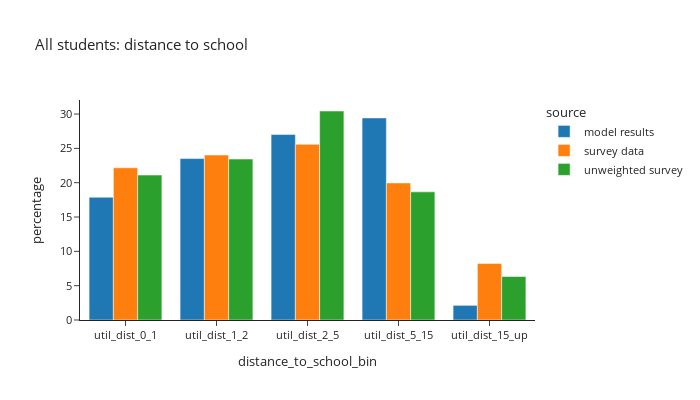
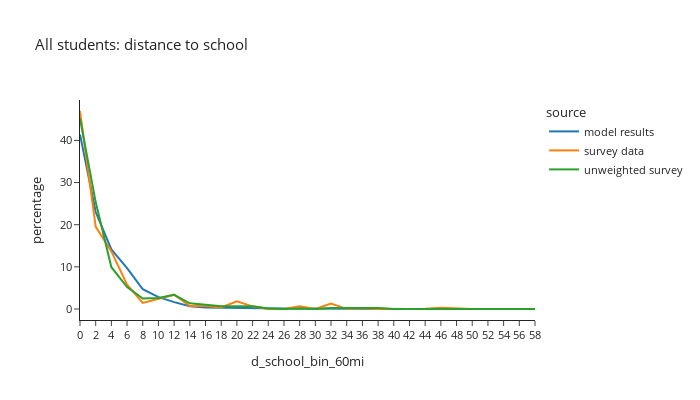

Source (notebook cell) for these figures, in order:
### Code cell
def plot_distance(df:pd.DataFrame, group:str, title_name:str):
    count = df.loc[(df['source']=='model results') & (df[group]),['distance_to_school_bin']].value_counts()
    print(f"model person count =\n"
          f"{count.sort_values()}")
    df_plot = df.loc[(df[group]) & (df['distance_to_school_bin'] != float('nan'))].groupby(['source','distance_to_school_bin'])['person_weight'].sum().reset_index()
    df_plot['percentage'] = df_plot.groupby(['source'], group_keys=False)['person_weight'].\
            apply(lambda x: 100 * x / float(x.sum()))
    # df_plot
    #
    fig1 = px.bar(df_plot, x='distance_to_school_bin', y="percentage", color="source", barmode="group",template="simple_white",
                 title=title_name)
    fig1.for_each_annotation(lambda a: a.update(text = a.text.split("=")[-1]))
    fig1.update_layout(height=400, width=700, font=dict(size=11))
    fig1.show()

    df_plot = per_data.loc[(per_data[group]) & (per_data['d_school_bin_60mi'].notna())].groupby(['source','d_school_bin_60mi'])['person_weight'].sum().reset_index()
    df_plot['percentage'] = df_plot.groupby(['source'], group_keys=False)['person_weight'].\
                apply(lambda x: 100 * x / float(x.sum()))
    # df_plot
    #
    fig2 = px.line(df_plot, x='d_school_bin_60mi', y="percentage", color="source", template="simple_white",
                  title=title_name)
    fig2.for_each_annotation(lambda a: a.update(text = a.text.split("=")[-1]))
    fig2.update_layout(height=400, width=700, font=dict(size=11))
    fig2.show()

# distance to school: grade school
plot_distance(per_data,'is_student',"All students: distance to school")

### Figure 1 — Plotly figure (JSON) as saved in the notebook; plotly's stock layout.template omitted (floating-point values rounded to 4 significant figures)
{"data": [{"alignmentgroup": "True", "hovertemplate": "source=model results<br>distance_to_school_bin=%{x}<br>percentage=%{y}<extra></extra>", "legendgroup": "model results", "marker": {"color": "#1F77B4", "pattern": {"shape": ""}}, "name": "model results", "offsetgroup": "model results", "orientation": "v", "showlegend": true, "textposition": "auto", "type": "bar", "x": ["util_dist_0_1", "util_dist_1_2", "util_dist_2_5", "util_dist_5_15", "util_dist_15_up"], "xaxis": "x", "y": [17.88, 23.52, 27.03, 29.44, 2.134], "yaxis": "y"}, {"alignmentgroup": "True", "hovertemplate": "source=survey data<br>distance_to_school_bin=%{x}<br>percentage=%{y}<extra></extra>", "legendgroup": "survey data", "marker": {"color": "#FF7F0E", "pattern": {"shape": ""}}, "name": "survey data", "offsetgroup": "survey data", "orientation": "v", "showlegend": true, "textposition": "auto", "type": "bar", "x": ["util_dist_0_1", "util_dist_1_2", "util_dist_2_5", "util_dist_5_15", "util_dist_15_up"], "xaxis": "x", "y": [22.17, 24.04, 25.59, 19.97, 8.237], "yaxis": "y"}, {"alignmentgroup": "True", "hovertemplate": "source=unweighted survey<br>distance_to_school_bin=%{x}<br>percentage=%{y}<extra></extra>", "legendgroup": "unweighted survey", "marker": {"color": "#2CA02C", "pattern": {"shape": ""}}, "name": "unweighted survey", "offsetgroup": "unweighted survey", "orientation": "v", "showlegend": true, "textposition": "auto", "type": "bar", "x": ["util_dist_0_1", "util_dist_1_2", "util_dist_2_5", "util_dist_5_15", "util_dist_15_up"], "xaxis": "x", "y": [21.11, 23.44, 30.44, 18.67, 6.333], "yaxis": "y"}], "layout": {"barmode": "group", "font": {"size": 11}, "height": 400, "legend": {"title": {"text": "source"}, "tracegroupgap": 0}, "title": {"text": "All students: distance to school"}, "width": 700, "xaxis": {"anchor": "y", "domain": [0.0, 1.0], "title": {"text": "distance_to_school_bin"}}, "yaxis": {"anchor": "x", "domain": [0.0, 1.0], "title": {"text": "percentage"}}}}

### Figure 2 — Plotly figure (JSON) as saved in the notebook; plotly's stock layout.template omitted (floating-point values rounded to 4 significant figures)
{"data": [{"hovertemplate": "source=model results<br>d_school_bin_60mi=%{x}<br>percentage=%{y}<extra></extra>", "legendgroup": "model results", "line": {"color": "#1F77B4", "dash": "solid"}, "marker": {"symbol": "circle"}, "mode": "lines", "name": "model results", "orientation": "v", "showlegend": true, "type": "scatter", "x": ["0", "2", "4", "6", "8", "10", "12", "14", "16", "18", "20", "22", "24", "26", "28", "30", "32", "34", "36", "38", "40", "42", "44", "46", "48", "50", "52", "54", "56", "58"], "xaxis": "x", "y": [41.4, 23.01, 14.15, 9.693, 4.687, 2.809, 1.627, 0.6642, 0.3817, 0.3023, 0.2714, 0.2268, 0.174, 0.1368, 0.1236, 0.08874, 0.05749, 0.04796, 0.03701, 0.02841, 0.0186, 0.02096, 0.01614, 0.009251, 0.009346, 0.004248, 0.005381, 0.002077, 0.002171, 0.001888], "yaxis": "y"}, {"hovertemplate": "source=survey data<br>d_school_bin_60mi=%{x}<br>percentage=%{y}<extra></extra>", "legendgroup": "survey data", "line": {"color": "#FF7F0E", "dash": "solid"}, "marker": {"symbol": "circle"}, "mode": "lines", "name": "survey data", "orientation": "v", "showlegend": true, "type": "scatter", "x": ["0", "2", "4", "6", "8", "10", "12", "14", "16", "18", "20", "22", "24", "26", "28", "30", "32", "34", "36", "38", "40", "42", "44", "46", "48", "50", "52", "54", "56", "58"], "xaxis": "x", "y": [46.98, 19.55, 13.66, 5.786, 1.436, 2.364, 3.396, 0.7043, 0.7294, 0.3828, 1.84, 0.6272, 0.008474, 0.0, 0.6217, 0.0, 1.273, 0.03939, 0.1615, 0.02303, 0.0, 0.0, 0.07332, 0.2717, 0.07332, 0.0, 0.0, 0.0, 0.0, 0.0], "yaxis": "y"}, {"hovertemplate": "source=unweighted survey<br>d_school_bin_60mi=%{x}<br>percentage=%{y}<extra></extra>", "legendgroup": "unweighted survey", "line": {"color": "#2CA02C", "dash": "solid"}, "marker": {"symbol": "circle"}, "mode": "lines", "name": "unweighted survey", "orientation": "v", "showlegend": true, "type": "scatter", "x": ["0", "2", "4", "6", "8", "10", "12", "14", "16", "18", "20", "22", "24", "26", "28", "30", "32", "34", "36", "38", "40", "42", "44", "46", "48", "50", "52", "54", "56", "58"], "xaxis": "x", "y": [45.21, 25.37, 9.921, 5.186, 2.48, 2.593, 3.382, 1.353, 1.015, 0.6764, 0.6764, 0.6764, 0.1127, 0.0, 0.1127, 0.0, 0.2255, 0.2255, 0.2255, 0.2255, 0.0, 0.0, 0.1127, 0.1127, 0.1127, 0.0, 0.0, 0.0, 0.0, 0.0], "yaxis": "y"}], "layout": {"font": {"size": 11}, "height": 400, "legend": {"title": {"text": "source"}, "tracegroupgap": 0}, "title": {"text": "All students: distance to school"}, "width": 700, "xaxis": {"anchor": "y", "domain": [0.0, 1.0], "title": {"text": "d_school_bin_60mi"}}, "yaxis": {"anchor": "x", "domain": [0.0, 1.0], "title": {"text": "percentage"}}}}
